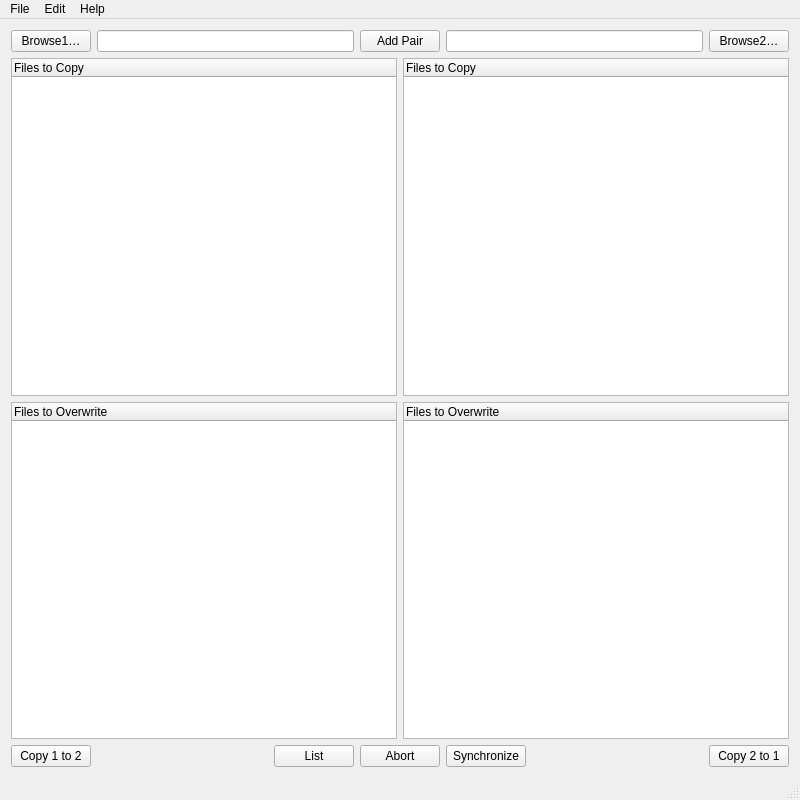
<?xml version="1.0" encoding="UTF-8"?>
<ui version="4.0">
 <class>MainWindow</class>
 <widget class="QMainWindow" name="MainWindow">
  <property name="geometry">
   <rect>
    <x>0</x>
    <y>0</y>
    <width>800</width>
    <height>800</height>
   </rect>
  </property>
  <property name="windowTitle">
   <string>FuzzySync</string>
  </property>
  <widget class="QWidget" name="centralWidget">
   <layout class="QGridLayout" name="gridLayout_2">
    <item row="0" column="0">
     <layout class="QHBoxLayout" name="horizontalLayout">
      <item>
       <layout class="QHBoxLayout" name="horizontalLayout_5">
        <property name="leftMargin">
         <number>0</number>
        </property>
        <item>
         <widget class="QPushButton" name="pushButton_Browse1">
          <property name="text">
           <string>Browse1…</string>
          </property>
         </widget>
        </item>
        <item>
         <widget class="QLineEdit" name="lineEdit_Folder1"/>
        </item>
       </layout>
      </item>
      <item>
       <layout class="QHBoxLayout" name="horizontalLayout_7">
        <property name="leftMargin">
         <number>0</number>
        </property>
        <item>
         <widget class="QPushButton" name="pushButton_addPair">
          <property name="text">
           <string>Add Pair</string>
          </property>
         </widget>
        </item>
       </layout>
      </item>
      <item>
       <layout class="QHBoxLayout" name="horizontalLayout_6">
        <property name="leftMargin">
         <number>0</number>
        </property>
        <item>
         <widget class="QLineEdit" name="lineEdit_Folder2"/>
        </item>
        <item>
         <widget class="QPushButton" name="pushButton_Browse2">
          <property name="text">
           <string>Browse2…</string>
          </property>
         </widget>
        </item>
       </layout>
      </item>
     </layout>
    </item>
    <item row="1" column="0">
     <layout class="QGridLayout" name="gridLayout">
      <item row="0" column="0">
       <widget class="QTreeWidget" name="treeWidget_FilesToCopy1">
        <column>
         <property name="text">
          <string>Files to Copy</string>
         </property>
        </column>
       </widget>
      </item>
      <item row="0" column="1">
       <widget class="QTreeWidget" name="treeWidget_FilesToCopy2">
        <column>
         <property name="text">
          <string>Files to Copy</string>
         </property>
        </column>
       </widget>
      </item>
      <item row="1" column="0">
       <widget class="QTreeWidget" name="treeWidget_FilesToOverwrite1">
        <column>
         <property name="text">
          <string>Files to Overwrite</string>
         </property>
        </column>
       </widget>
      </item>
      <item row="1" column="1">
       <widget class="QTreeWidget" name="treeWidget_FilesToOverwrite2">
        <column>
         <property name="text">
          <string>Files to Overwrite</string>
         </property>
        </column>
       </widget>
      </item>
     </layout>
    </item>
    <item row="2" column="0">
     <layout class="QHBoxLayout" name="horizontalLayout_2">
      <property name="leftMargin">
       <number>0</number>
      </property>
      <item>
       <layout class="QHBoxLayout" name="horizontalLayout_3">
        <property name="leftMargin">
         <number>0</number>
        </property>
        <item>
         <widget class="QPushButton" name="pushButton_Copy1To2">
          <property name="text">
           <string>Copy 1 to 2</string>
          </property>
         </widget>
        </item>
        <item>
         <spacer name="horizontalSpacer">
          <property name="orientation">
           <enum>Qt::Horizontal</enum>
          </property>
          <property name="sizeHint" stdset="0">
           <size>
            <width>40</width>
            <height>20</height>
           </size>
          </property>
         </spacer>
        </item>
        <item>
         <widget class="QPushButton" name="pushButton_List">
          <property name="text">
           <string>List</string>
          </property>
         </widget>
        </item>
       </layout>
      </item>
      <item>
       <layout class="QHBoxLayout" name="horizontalLayout_8">
        <property name="leftMargin">
         <number>0</number>
        </property>
        <item>
         <widget class="QPushButton" name="pushButton_Abort">
          <property name="text">
           <string>Abort</string>
          </property>
         </widget>
        </item>
       </layout>
      </item>
      <item>
       <layout class="QHBoxLayout" name="horizontalLayout_4">
        <property name="leftMargin">
         <number>0</number>
        </property>
        <item>
         <widget class="QPushButton" name="pushButton_Synchronize">
          <property name="text">
           <string>Synchronize</string>
          </property>
         </widget>
        </item>
        <item>
         <spacer name="horizontalSpacer_3">
          <property name="orientation">
           <enum>Qt::Horizontal</enum>
          </property>
          <property name="sizeHint" stdset="0">
           <size>
            <width>40</width>
            <height>20</height>
           </size>
          </property>
         </spacer>
        </item>
        <item>
         <widget class="QPushButton" name="pushButton_Copy2To1">
          <property name="text">
           <string>Copy 2 to 1</string>
          </property>
         </widget>
        </item>
       </layout>
      </item>
     </layout>
    </item>
   </layout>
  </widget>
  <widget class="QStatusBar" name="statusBar"/>
  <widget class="QMenuBar" name="menuBar">
   <property name="geometry">
    <rect>
     <x>0</x>
     <y>0</y>
     <width>800</width>
     <height>22</height>
    </rect>
   </property>
   <widget class="QMenu" name="menuFile">
    <property name="title">
     <string>File</string>
    </property>
    <addaction name="actionNew"/>
    <addaction name="actionOpen"/>
    <addaction name="separator"/>
    <addaction name="actionSave"/>
    <addaction name="actionSave_As"/>
    <addaction name="separator"/>
    <addaction name="actionQuit"/>
   </widget>
   <widget class="QMenu" name="menuEdit">
    <property name="title">
     <string>Edit</string>
    </property>
    <addaction name="actionCut"/>
    <addaction name="actionCopy"/>
    <addaction name="actionPaste"/>
   </widget>
   <widget class="QMenu" name="menuHelp">
    <property name="title">
     <string>Help</string>
    </property>
    <addaction name="actionPreferences"/>
    <addaction name="actionAbout"/>
   </widget>
   <addaction name="menuFile"/>
   <addaction name="menuEdit"/>
   <addaction name="menuHelp"/>
  </widget>
  <action name="actionNew">
   <property name="text">
    <string>New</string>
   </property>
   <property name="shortcut">
    <string>Ctrl+N</string>
   </property>
  </action>
  <action name="actionOpen">
   <property name="text">
    <string>Open…</string>
   </property>
   <property name="shortcut">
    <string>Ctrl+O</string>
   </property>
  </action>
  <action name="actionSave">
   <property name="text">
    <string>Save</string>
   </property>
   <property name="shortcut">
    <string>Ctrl+S</string>
   </property>
  </action>
  <action name="actionSave_As">
   <property name="text">
    <string>Save As…</string>
   </property>
   <property name="shortcut">
    <string>Ctrl+Alt+S</string>
   </property>
  </action>
  <action name="actionQuit">
   <property name="text">
    <string>Quit</string>
   </property>
   <property name="shortcut">
    <string>Ctrl+Q</string>
   </property>
  </action>
  <action name="actionCut">
   <property name="text">
    <string>Cut</string>
   </property>
   <property name="shortcut">
    <string>Ctrl+X</string>
   </property>
  </action>
  <action name="actionCopy">
   <property name="text">
    <string>Copy</string>
   </property>
   <property name="shortcut">
    <string>Ctrl+C</string>
   </property>
  </action>
  <action name="actionPaste">
   <property name="text">
    <string>Paste</string>
   </property>
   <property name="shortcut">
    <string>Ctrl+V</string>
   </property>
  </action>
  <action name="actionPreferences">
   <property name="text">
    <string>Preferences…</string>
   </property>
  </action>
  <action name="actionAbout">
   <property name="text">
    <string>About</string>
   </property>
  </action>
 </widget>
 <layoutdefault spacing="6" margin="11"/>
 <tabstops>
  <tabstop>pushButton_Browse1</tabstop>
  <tabstop>lineEdit_Folder1</tabstop>
  <tabstop>pushButton_addPair</tabstop>
  <tabstop>lineEdit_Folder2</tabstop>
  <tabstop>pushButton_Browse2</tabstop>
  <tabstop>treeWidget_FilesToCopy1</tabstop>
  <tabstop>treeWidget_FilesToCopy2</tabstop>
  <tabstop>treeWidget_FilesToOverwrite1</tabstop>
  <tabstop>treeWidget_FilesToOverwrite2</tabstop>
  <tabstop>pushButton_Copy1To2</tabstop>
  <tabstop>pushButton_List</tabstop>
  <tabstop>pushButton_Abort</tabstop>
  <tabstop>pushButton_Synchronize</tabstop>
  <tabstop>pushButton_Copy2To1</tabstop>
 </tabstops>
 <resources/>
 <connections>
  <connection>
   <sender>pushButton_Browse1</sender>
   <signal>clicked()</signal>
   <receiver>MainWindow</receiver>
   <slot>browse1_clicked()</slot>
   <hints>
    <hint type="sourcelabel">
     <x>120</x>
     <y>66</y>
    </hint>
    <hint type="destinationlabel">
     <x>322</x>
     <y>-10</y>
    </hint>
   </hints>
  </connection>
  <connection>
   <sender>pushButton_Browse2</sender>
   <signal>clicked()</signal>
   <receiver>MainWindow</receiver>
   <slot>browse2_clicked()</slot>
   <hints>
    <hint type="sourcelabel">
     <x>786</x>
     <y>63</y>
    </hint>
    <hint type="destinationlabel">
     <x>721</x>
     <y>-11</y>
    </hint>
   </hints>
  </connection>
  <connection>
   <sender>pushButton_List</sender>
   <signal>clicked()</signal>
   <receiver>MainWindow</receiver>
   <slot>list_clicked()</slot>
   <hints>
    <hint type="sourcelabel">
     <x>64</x>
     <y>765</y>
    </hint>
    <hint type="destinationlabel">
     <x>120</x>
     <y>647</y>
    </hint>
   </hints>
  </connection>
  <connection>
   <sender>pushButton_Copy1To2</sender>
   <signal>clicked()</signal>
   <receiver>MainWindow</receiver>
   <slot>copy1to2_clicked()</slot>
   <hints>
    <hint type="sourcelabel">
     <x>350</x>
     <y>765</y>
    </hint>
    <hint type="destinationlabel">
     <x>358</x>
     <y>652</y>
    </hint>
   </hints>
  </connection>
  <connection>
   <sender>pushButton_Synchronize</sender>
   <signal>clicked()</signal>
   <receiver>MainWindow</receiver>
   <slot>synchronize_clicked()</slot>
   <hints>
    <hint type="sourcelabel">
     <x>523</x>
     <y>765</y>
    </hint>
    <hint type="destinationlabel">
     <x>597</x>
     <y>646</y>
    </hint>
   </hints>
  </connection>
  <connection>
   <sender>pushButton_Copy2To1</sender>
   <signal>clicked()</signal>
   <receiver>MainWindow</receiver>
   <slot>copy2to1_clicked()</slot>
   <hints>
    <hint type="sourcelabel">
     <x>786</x>
     <y>765</y>
    </hint>
    <hint type="destinationlabel">
     <x>708</x>
     <y>663</y>
    </hint>
   </hints>
  </connection>
  <connection>
   <sender>pushButton_addPair</sender>
   <signal>clicked()</signal>
   <receiver>MainWindow</receiver>
   <slot>addPair_clicked()</slot>
   <hints>
    <hint type="sourcelabel">
     <x>447</x>
     <y>66</y>
    </hint>
    <hint type="destinationlabel">
     <x>398</x>
     <y>60</y>
    </hint>
   </hints>
  </connection>
  <connection>
   <sender>pushButton_Abort</sender>
   <signal>clicked()</signal>
   <receiver>MainWindow</receiver>
   <slot>abort_clicked()</slot>
   <hints>
    <hint type="sourcelabel">
     <x>401</x>
     <y>750</y>
    </hint>
    <hint type="destinationlabel">
     <x>431</x>
     <y>774</y>
    </hint>
   </hints>
  </connection>
 </connections>
 <designerdata>
  <property name="gridDeltaX">
   <number>10</number>
  </property>
  <property name="gridDeltaY">
   <number>10</number>
  </property>
  <property name="gridSnapX">
   <bool>true</bool>
  </property>
  <property name="gridSnapY">
   <bool>true</bool>
  </property>
  <property name="gridVisible">
   <bool>true</bool>
  </property>
 </designerdata>
 <slots>
  <slot>browse1_clicked()</slot>
  <slot>browse2_clicked()</slot>
  <slot>list_clicked()</slot>
  <slot>copy1to2_clicked()</slot>
  <slot>synchronize_clicked()</slot>
  <slot>copy2to1_clicked()</slot>
  <slot>addPair_clicked()</slot>
  <slot>abort_clicked()</slot>
 </slots>
</ui>
